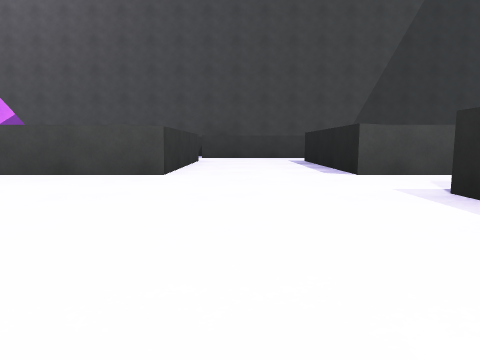
View 1 (above)

24 first-person views from a walk through a 3-D level made in the Unity game engine. The camera is 0.31 m above the floor, tilts 6° down and sees 70° across. The floor is counted in squares, 1 m on a side. Each view is taken from the middle of a square. On the plan, view 1 faces up. The plan holds only what a view shows up to about 9 squares ahead; the rest is blank. The player is left out.

View 2
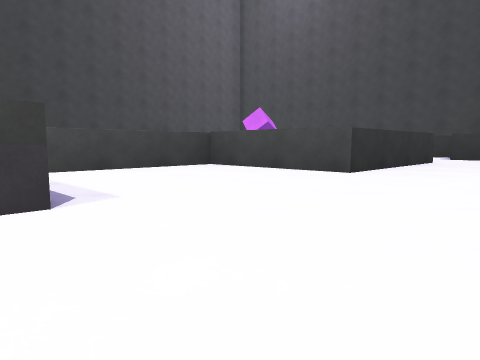

View 3
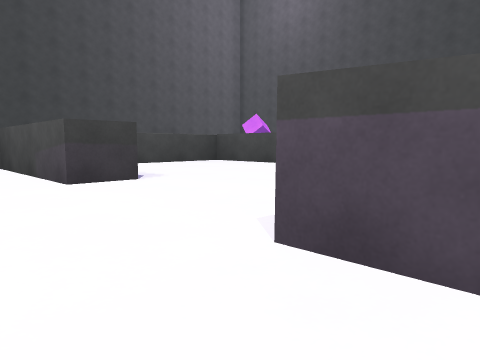

View 4
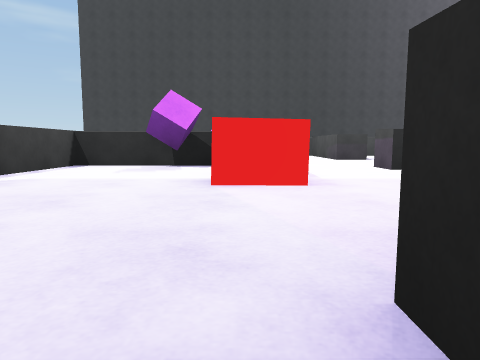

View 5
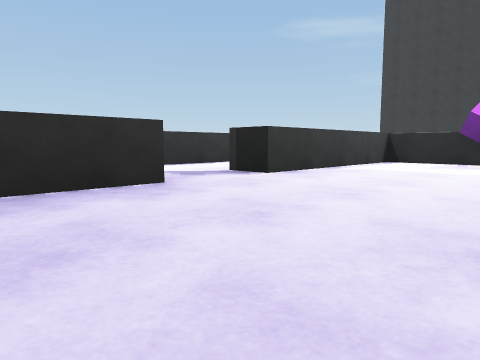

View 6
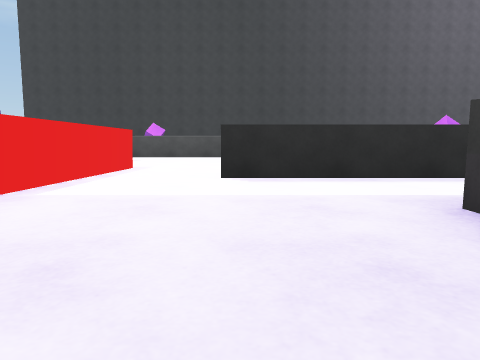

View 7
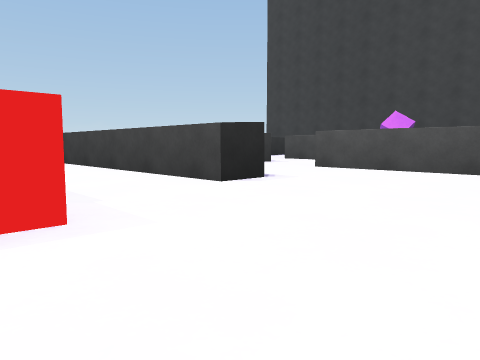

View 8
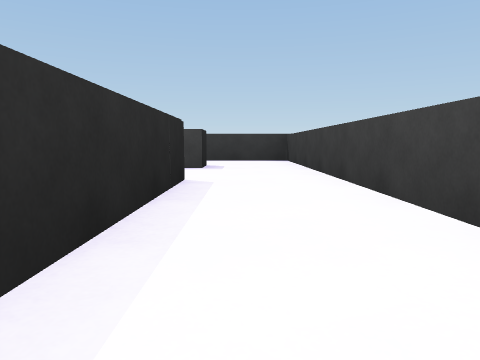

View 9
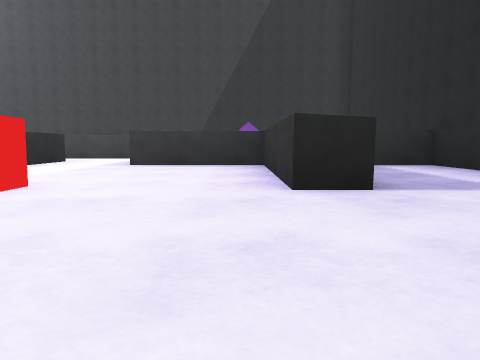

View 10
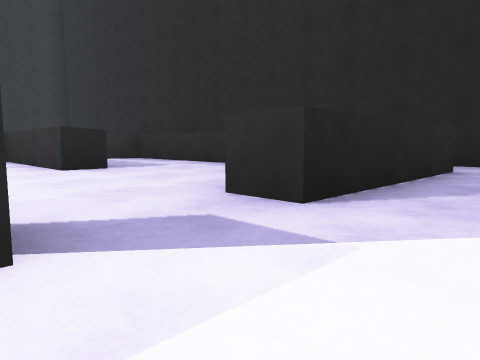

View 11
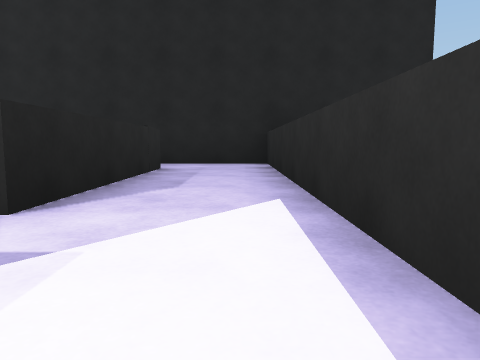

View 12
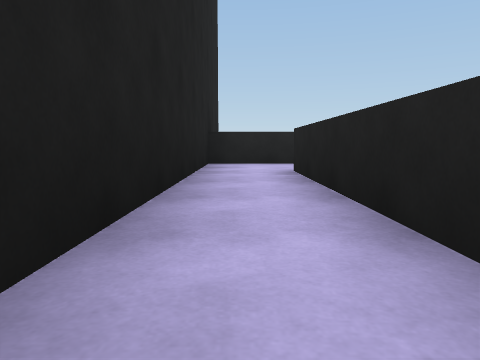

View 13
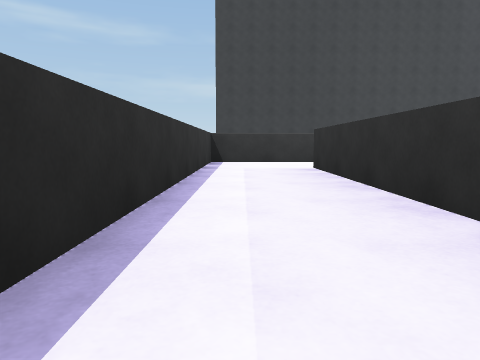

View 14
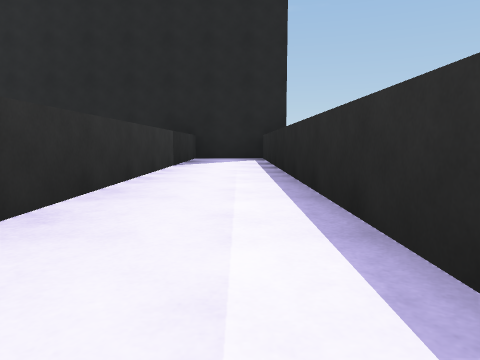

View 15
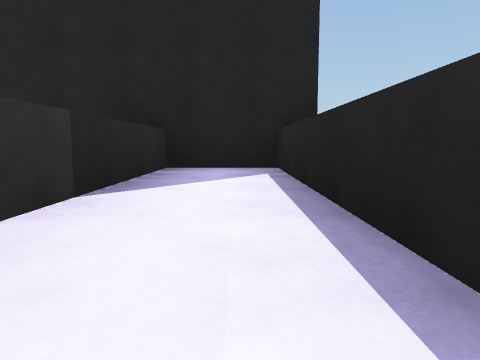

View 16
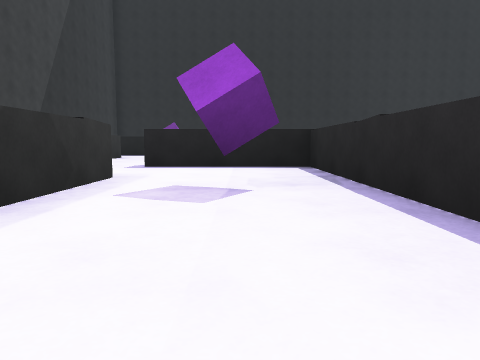

View 17
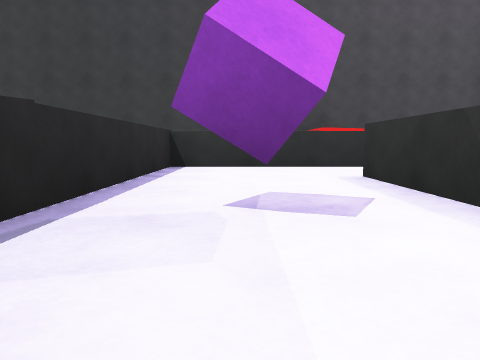

View 18
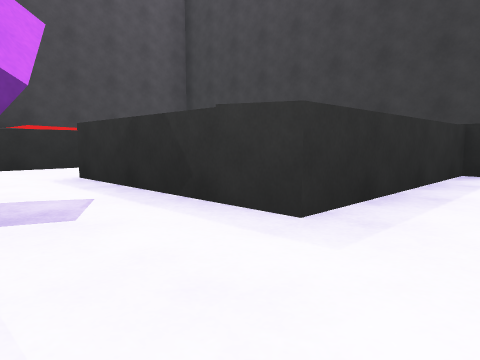

View 19
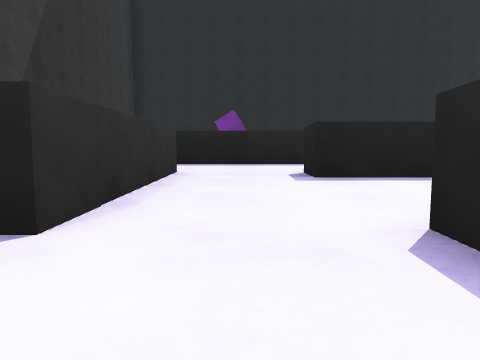

View 20
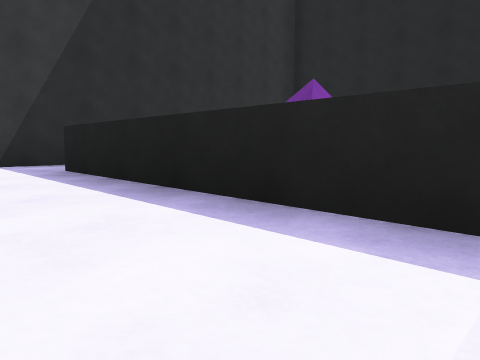

View 21
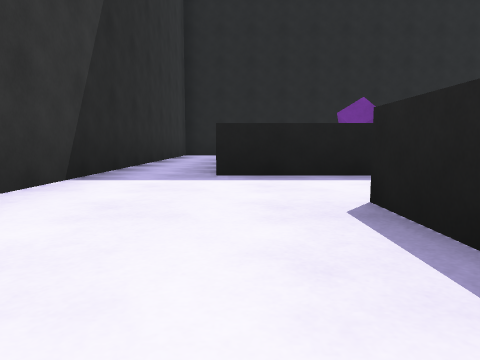

View 22
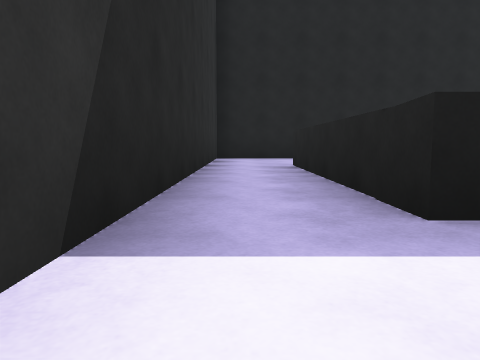

View 23
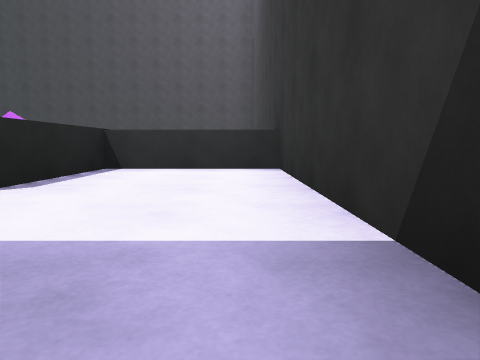

View 24
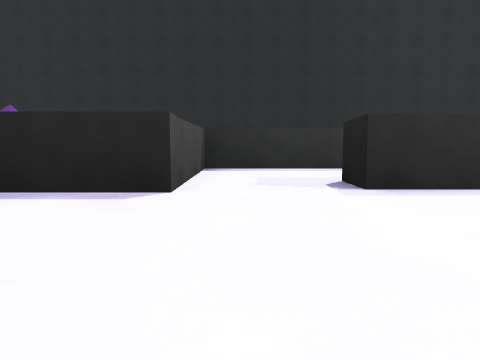

### Floor plan
Points are (right, up) in squares from view 1. A wall is a line through its corners. A room is listed if a view was taken in it or the views show most of it. See-through windows are left out.
Room 1 (views 1, 2, 7, 24)
walls: (1.2, 3.4) (1.2, 6.3); (1.2, 1.2) (1.2, 2.1); (-0.9, 0.6) (-0.9, -0.2); (-3.1, 3.5) (-3.1, 1.1); (-0.9, 6.4) (-0.9, 3.4) (-1.4, 3.4); (0.5, 7.7) (-0.9, 7.7)
ways out: opening at (0.5, 0) to room 3; opening at (-1, 7) to room 8; opening at (1, 7) to room 9; opening at (2, 3) to room 11
Room 2 (views 3, 4, 5, 6, 9)
walls: (6, -1.7) (5.5, -1.7) (5.5, 1.1) (3.2, 1.1); (3.4, -1.5) (3.4, -2.2); (7.8, -1.9) (7.8, 1.1) (7, 1.1); (5.5, -5) (5.5, -4.4) (6.6, -4.4); (1.9, -0.2) (1.2, -0.2); (1.4, -1.4) (3, -1.5); (1, -2.4) (1, -4.5); (0.8, -4.4) (4.2, -4.4) (4.2, -5)
ways out: opening at (2, -1) to room 3; opening at (5, -5) to room 4; opening at (3, 1.5) to room 11
Room 3 (view 8)
walls: (-1.5, -2.1) (-0.9, -2.1) (-0.9, -5.5); (0.5, -1.4) (1.4, -1.4); (-0.9, -0.2) (-3.1, -0.2) (-3.1, -2.6); (0.5, -5) (0.5, -2.6)
ways out: opening at (0.5, 0) to room 1; opening at (2, -1) to room 2; opening at (0, -5) to room 4; opening at (-3, -3)
Room 4 (views 10, 11)
walls: (2.8, -6.4) (8.5, -6.4); (0.5, -7) (0.5, -6.4); (8.4, -5) (5.5, -5); (-0.9, -5.5) (-0.9, -7.5)
ways out: opening at (5, -5) to room 2; opening at (0, -5) to room 3; opening at (8, -6) to room 5; opening at (0, -7) to room 6
Room 5 (view 12)
walls: (8.4, -1.8) (8.4, -5); (8.5, -6.4) (9.5, -6.4) (9.5, -1.6)
ways out: opening at (8, -6) to room 4
Room 6 (views 13, 14, 15)
walls: (-0.9, -7.5) (-0.9, -8.5) (9.5, -8.5) (9.5, -7) (0.5, -7)
ways out: opening at (0, -7) to room 4
Room 7 (views 16, 17, 18)
walls: (-2.8, 6.2) (-5.4, 6.2); (-6.7, 5.4) (-6.7, 4) (-3, 4); (-1.3, 4) (-1.3, 5.4)
ways out: opening at (-2, 6) to room 8; opening at (-6, 6)
objects: purple cube (-3, 5); block (-2, 4)
Room 8 (view 19)
walls: (-1.3, 5.4) (-1.3, 6.4); (-0.9, 8.9) (-2.8, 8.9) (-2.8, 6.2)
ways out: opening at (-1, 7) to room 1; opening at (-2, 6) to room 7
Room 9 (view 20)
walls: (1.2, 6.3) (1.8, 6.3); (3.4, 5.1) (3.4, 7.5); (1.9, 7.7) (0.5, 7.7)
ways out: opening at (1, 7) to room 1; opening at (2.5, 8) to room 10
Room 10 (views 21, 22, 23)
walls: (3.4, 7.5) (3.4, 9.2) (7.1, 9.2); (7.5, 10.5) (-0.3, 10.5) (-0.3, 8.3) (1.9, 8.3)
ways out: opening at (2.5, 8) to room 9; opening at (7, 10)
Room 11 (no view inside)
walls: (3.4, 1.6) (3.4, 3.4) (1.2, 3.4); (1.2, 2.1) (1.9, 2.1) (1.9, -0.2)
ways out: opening at (2, 3) to room 1; opening at (3, 1.5) to room 2

Positions as (right, up) in squares from view 1, and headings:
1: (0, 0), facing up
2: (1, 0), facing up-left
3: (2, -1), facing up-left
4: (6, -2), facing left
5: (7, -2), facing down-left
6: (5, 0), facing left
7: (1, 0), facing down-left
8: (0, -2), facing down
9: (5, -4), facing up
10: (4, -6), facing up-right
11: (4, -6), facing right
12: (9, -1), facing down
13: (5, -8), facing left
14: (2, -8), facing right
15: (5, -8), facing right
16: (-6, 5), facing right
17: (-2, 5), facing left
18: (-2, 5), facing up-left
19: (-2, 7), facing right
20: (2, 5), facing up-right
21: (0, 9), facing right
22: (2, 10), facing right
23: (4, 10), facing left
24: (-1, 3), facing right
